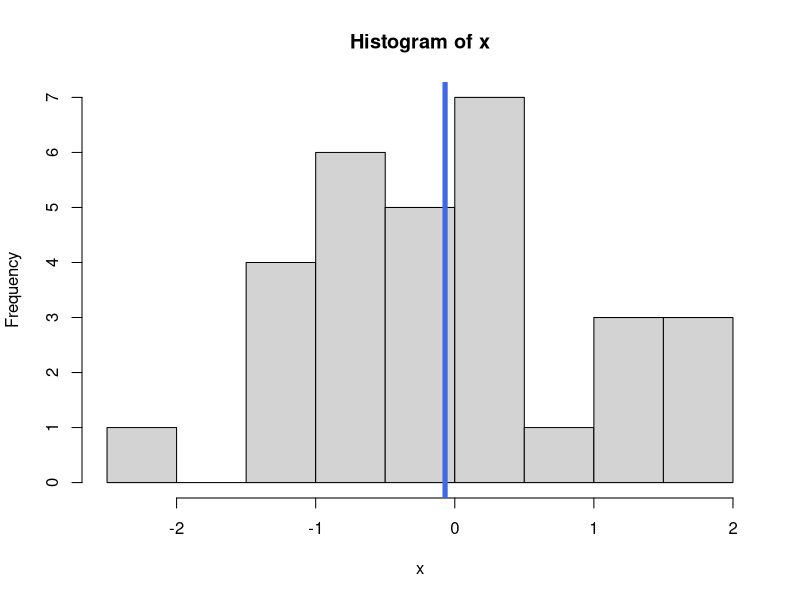
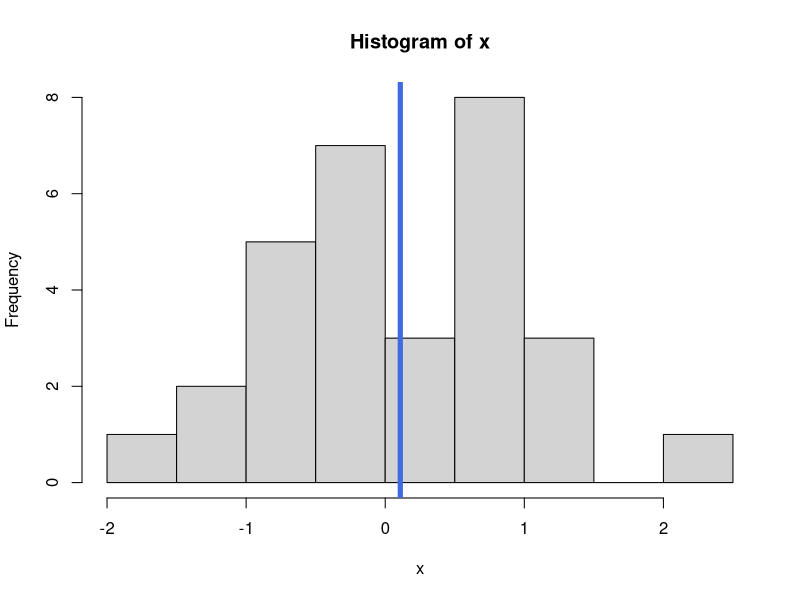
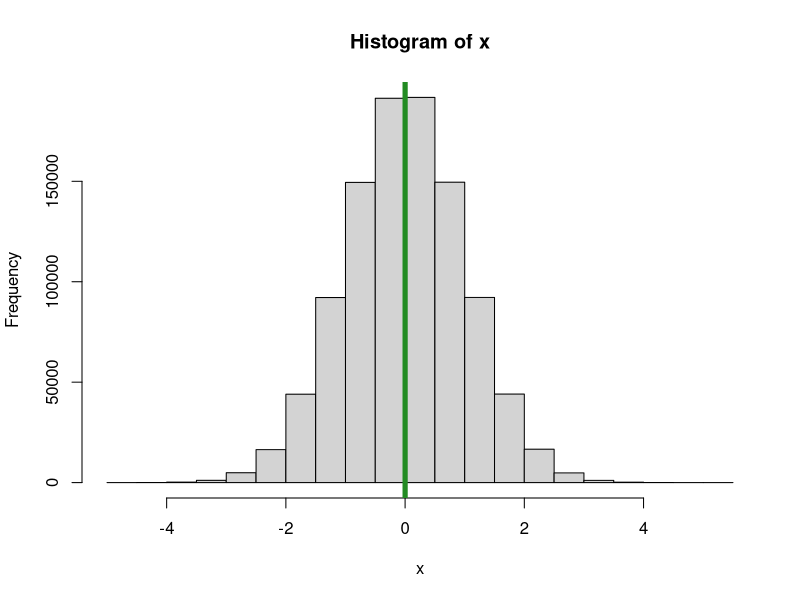
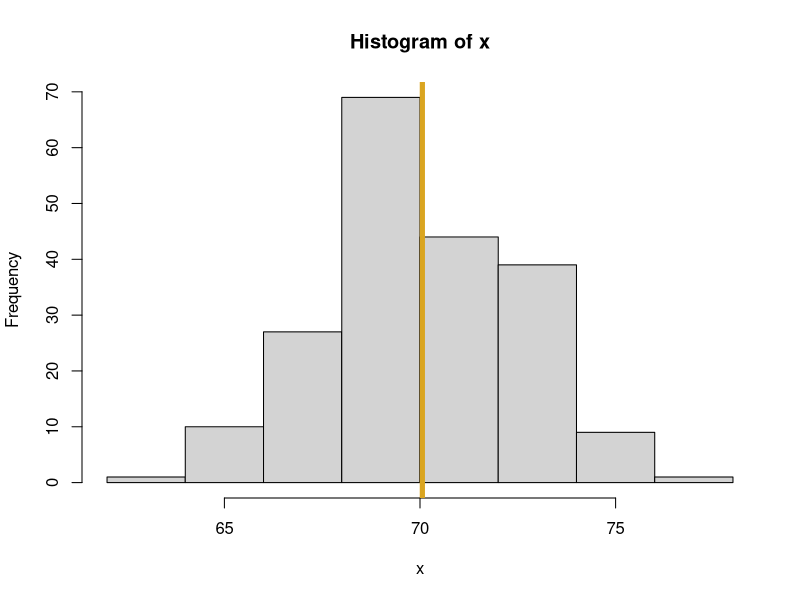

Recreate these plots in R, in order.
#* plotRandomHistogram.R
#*
#* Author: Adrian Dooley
#* 
#* Purpose: 
#*    A function that will generate a 
#*    sample of Normal 'observations'
#*    and plot the histogram of that data.
#*    
#* Inputs:
#*    num_pts = the number of observations
#*              to randomly generate
#*    mu = the theoretical mean of the Normal
#*         distribution that generates my data
#*    sigma = the theoretical standard deviation
#*    seed = an optional random number generator
#*           seed value, defaults to NULL
#*    meanColor = the color of line corresponding
#*                to the sample mean of the data.           
#* Output:
#*    A histogram of the generated data
#*    is drawn. 
#*    A list with the following elements:
#*    Random_obs = a vector with the randomly 
#*                 generated data
#*    Mean_Random_obs = sample mean corresponding to 
#*                      the randomly generated data
#*    SD_Random_obs corresponding standard deviation   
#*            


plotRandomHistogram <- function(num_pts = 30, mu = 0, sigma = 1, seed = NULL, meanColor = "royalblue") {
   set.seed(seed)
   x <- rnorm(num_pts, mean=mu, sd=sigma)
   mean_x <- mean(x)
  hist(x)
  abline(v = mean_x, lwd = 5, col = meanColor)
  list(Random_obs = x,
       Mean_Random_obs = mean_x,
       SD_Random_obs = sd(x))
}

plotRandomHistogram()
plotRandomHistogram(seed = 19)
plotRandomHistogram(seed = 19, num_pts = 1000000,
           meanColor = "forestgreen")
my_output <- plotRandomHistogram(seed = 5, num_pts = 200, mu = 70, sigma = 2.5, meanColor = "goldenrod")

my_output$Mean_Random_obs